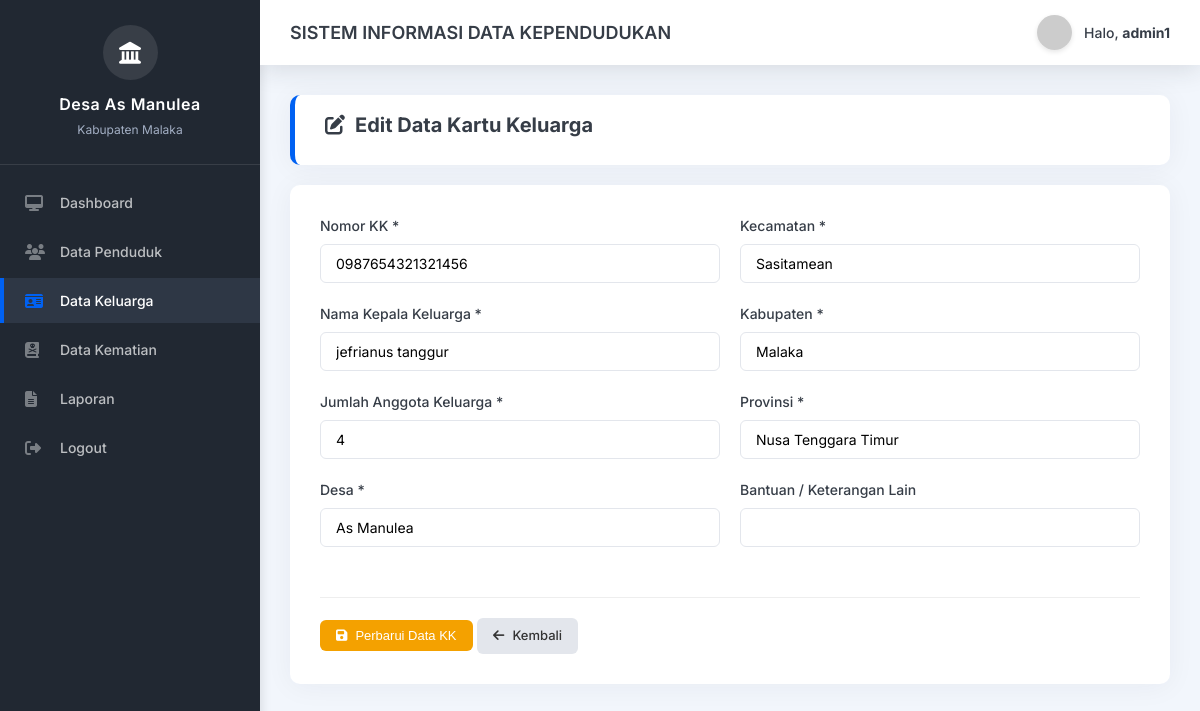
Screenshot of /admin/edit_kk.php?id_kk=2 (signed in) with the database file from the repository.
### tables this page shows
CREATE TABLE `tabel_kk` (
  `id_kk` int(11) NOT NULL,
  `id_kepala_desa` int(20) DEFAULT NULL,
  `no_kk` varchar(50) DEFAULT NULL,
  `nama` varchar(50) DEFAULT NULL,
  `jumlah_anggota` int(11) NOT NULL DEFAULT 1,
  `desa` varchar(50) DEFAULT NULL,
  `kecamatan` varchar(50) DEFAULT NULL,
  `kabupaten` varchar(50) DEFAULT NULL,
  `provinsi` varchar(50) DEFAULT NULL,
  `bantuan` varchar(50) DEFAULT NULL
);

### admin/edit_kk.php (the view, shortened to what this page needs)
<?php
include '../backend/koneksi.php';
$id_kk = isset($_GET['id_kk']) ? (int)$_GET['id_kk'] : 0;
$query = mysqli_query($koneksi, "SELECT * FROM tabel_kk WHERE id_kk = $id_kk");
$data = mysqli_fetch_assoc($query);
?>
<!DOCTYPE html>
<html lang="id">
<head>
    <link rel="stylesheet" href="https://cdnjs.cloudflare.com/ajax/libs/font-awesome/6.4.0/css/all.min.css">
    <link rel="stylesheet" href="dashboard.css">
</head>
<body>
    <div class="layout-container">
        <div class="sidebar">
            <div class="sidebar-header">
                <div class="logo"><i class="fas fa-landmark"></i></div>
                <h2>Desa As Manulea</h2>
                <p>Kabupaten Malaka</p>
            </div>
            <ul class="nav-menu">
                <li><a href="dashboard.php"><i class="fas fa-desktop"></i> <span>Dashboard</span></a></li>
                <li><a href="data_penduduk.php"><i class="fas fa-users"></i> <span>Data Penduduk</span></a></li>
                <li><a href="data_kk.php" class="active"><i class="fas fa-id-card"></i> <span>Data Keluarga</span></a></li>
                <li><a href="kematian.php"><i class="fas fa-book-dead"></i> <span>Data Kematian</span></a></li>
                <li><a href="laporan.php"><i class="fas fa-file-alt"></i> <span>Laporan</span></a></li>
                <li><a href="../logout.php"><i class="fas fa-sign-out-alt"></i> <span>Logout</span></a></li>
            </ul>
        </div>
        <div class="main-content">
            <div class="header">
                <h1>SISTEM INFORMASI DATA KEPENDUDUKAN</h1>
                <div class="user-info">
                    <img src="https://ui-avatars.com/api/?name=<?php echo $_SESSION['username']; ?>&background=0061f2&color=fff" alt="Avatar">
                    <span>Halo, <strong><?php echo $_SESSION['username']; ?></strong></span>
                </div>
            </div>
            <div class="content-wrapper">
                <div class="welcome-section" style="padding: 15px 30px; margin-bottom: 20px;">
                    <h2><i class="fas fa-edit"></i> Edit Data Kartu Keluarga</h2>
                </div>
                <div class="card-table" style="padding: 30px;">
                    <form action="proses_edit_kk.php" method="POST">
                        <div style="display: grid; grid-template-columns: 1fr 1fr; gap: 20px;">
                            <div>
                                <div class="form-group">
                                    <label>Nomor KK *</label>
                                    <input type="text" name="no_kk" class="form-control" value="<?php echo htmlspecialchars($data['no_kk']); ?>" required>
                                </div>
                                <div class="form-group">
                                    <label>Nama Kepala Keluarga *</label>
                                    <input type="text" name="nama" class="form-control" value="<?php echo htmlspecialchars($data['nama']); ?>" required>
                                </div>
                                <div class="form-group">
                                    <label>Jumlah Anggota Keluarga *</label>
                                    <input type="number" name="jumlah_anggota" class="form-control" value="<?php echo isset($data['jumlah_anggota']) ? $data['jumlah_anggota'] : 1; ?>" min="1" required>
                                </div>
                                <div class="form-group">
                                    <label>Desa *</label>
                                    <input type="text" name="desa" class="form-control" value="<?php echo htmlspecialchars($data['desa']); ?>" required>
                                </div>
                            </div>
                            <div>
                                <div class="form-group">
                                    <label>Kecamatan *</label>
                                    <input type="text" name="kecamatan" class="form-control" value="<?php echo htmlspecialchars($data['kecamatan']); ?>" required>
                                </div>
                                <div class="form-group">
                                    <label>Kabupaten *</label>
                                    <input type="text" name="kabupaten" class="form-control" value="<?php echo htmlspecialchars($data['kabupaten']); ?>" required>
                                </div>
                                <div class="form-group">
                                    <label>Provinsi *</label>
                                    <input type="text" name="provinsi" class="form-control" value="<?php echo htmlspecialchars($data['provinsi']); ?>" required>
                                </div>
                                <div class="form-group">
                                    <label>Bantuan / Keterangan Lain</label>
                                    <input type="text" name="bantuan" class="form-control" value="<?php echo htmlspecialchars($data['bantuan']); ?>">
                                </div>
                            </div>
                        </div>
                        <div style="margin-top: 30px; border-top: 1px solid #eee; padding-top: 20px;">
                            <button type="submit" class="btn btn-warning" style="background-color: #f4a100; color: white;"><i class="fas fa-save"></i> Perbarui Data KK</button>
                            <a href="data_kk.php" class="btn" style="background-color: #e3e6ec; color: #333;"><i class="fas fa-arrow-left"></i> Kembali</a>
                        </div>
                    </form>
                </div>
            </div>
        </div>
    </div>
</body>
</html>

### admin/dashboard.css (style rules this page uses)
:root { --primary: #0061f2; --primary-hover: #004ac1; --sidebar-bg: #212832; --sidebar-hover: #2e3745; --bg-body: #f2f6fc; --card-bg: #ffffff; --success: #00ac69; --danger: #e81500; --warning: #f4a100; --info: #00cfd5; --text-main: #363d47; --text-muted: #a3afc4; --border-color: #e3e6ec; }
* { margin: 0; padding: 0; box-sizing: border-box; }
body { font-family: 'Inter', 'Segoe UI', Tahoma, Geneva, Verdana, sans-serif; background-color: var(--bg-body); color: var(--text-main); line-height: 1.5; -webkit-font-smoothing: antialiased; }
.layout-container { display: flex; width: 100%; min-height: 100vh; }
.sidebar { width: 260px; background-color: var(--sidebar-bg); color: rgba(255, 255, 255, 0.7); flex-shrink: 0; display: flex; flex-direction: column; box-shadow: 2px 0 10px rgba(0,0,0,0.1); transition: all 0.3s ease; }
.sidebar-header { padding: 25px 20px; text-align: center; border-bottom: 1px solid rgba(255,255,255,0.1); }
.sidebar-header .logo { width: 55px; height: 55px; background-color: rgba(255,255,255,0.1); border-radius: 50%; display: flex; align-items: center; justify-content: center; margin: 0 auto 12px; font-size: 22px; color: #fff; }
.sidebar-header h2 { color: #fff; font-size: 16px; font-weight: 600; letter-spacing: 0.5px; }
.sidebar-header p { font-size: 12px; color: var(--text-muted); margin-top: 5px; }
.nav-menu { list-style: none; padding: 15px 0; flex: 1; overflow-y: auto; }
.nav-menu li { margin-bottom: 4px; }
.nav-menu a { display: flex; align-items: center; padding: 12px 25px; color: rgba(255,255,255,0.7); text-decoration: none; font-size: 14px; font-weight: 500; transition: all 0.2s ease-in-out; }
.nav-menu a i { width: 25px; font-size: 16px; margin-right: 10px; color: rgba(255,255,255,0.4); transition: color 0.2s ease-in-out; }
.nav-menu a.active { color: #fff; background-color: var(--sidebar-hover); border-left: 4px solid var(--primary); padding-left: 21px; }
.nav-menu a.active i { color: var(--primary); }
.main-content { flex: 1; display: flex; flex-direction: column; overflow-y: auto; }
.header { background-color: var(--card-bg); padding: 15px 30px; display: flex; justify-content: space-between; align-items: center; box-shadow: 0 0.15rem 1.75rem 0 rgba(33, 40, 50, 0.15); z-index: 10; }
.header h1 { font-size: 18px; font-weight: 600; color: var(--text-main); }
.header .user-info { display: flex; align-items: center; gap: 12px; }
.header .user-info img { width: 35px; height: 35px; border-radius: 50%; object-fit: cover; box-shadow: 0 2px 5px rgba(0,0,0,0.1); }
.header .user-info span { font-size: 14px; font-weight: 500; color: var(--text-main); }
.content-wrapper { padding: 30px; }
.welcome-section { background-color: var(--card-bg); border-radius: 10px; padding: 25px 30px; margin-bottom: 30px; box-shadow: 0 0.15rem 1.75rem 0 rgba(33, 40, 50, 0.05); border-left: 5px solid var(--primary); }
.welcome-section h2 { font-size: 20px; color: var(--text-main); margin-bottom: 10px; display: flex; align-items: center; gap: 10px; }
.card-table { background-color: var(--card-bg); border-radius: 10px; box-shadow: 0 0.15rem 1.75rem 0 rgba(33, 40, 50, 0.05); margin-bottom: 30px; overflow: hidden; }
.btn { display: inline-flex; align-items: center; gap: 8px; padding: 8px 16px; font-size: 13px; font-weight: 500; border-radius: 6px; text-decoration: none; border: none; cursor: pointer; transition: background-color 0.2s ease; }
.form-group { margin-bottom: 20px; }
.form-group label { display: block; margin-bottom: 8px; font-size: 14px; font-weight: 500; color: var(--text-main); }
.form-control { width: 100%; padding: 10px 15px; font-size: 14px; border: 1px solid var(--border-color); border-radius: 6px; transition: border-color 0.2s ease, box-shadow 0.2s ease; font-family: inherit; }

### rows the page displays
tabel_kk: no_kk "0987654321321456", nama "jefrianus tanggur", jumlah_anggota "4", desa "As Manulea", kecamatan "Sasitamean", kabupaten "Malaka", provinsi "Nusa Tenggara Timur"

### other values shown
$_SESSION['username'] "admin1"
